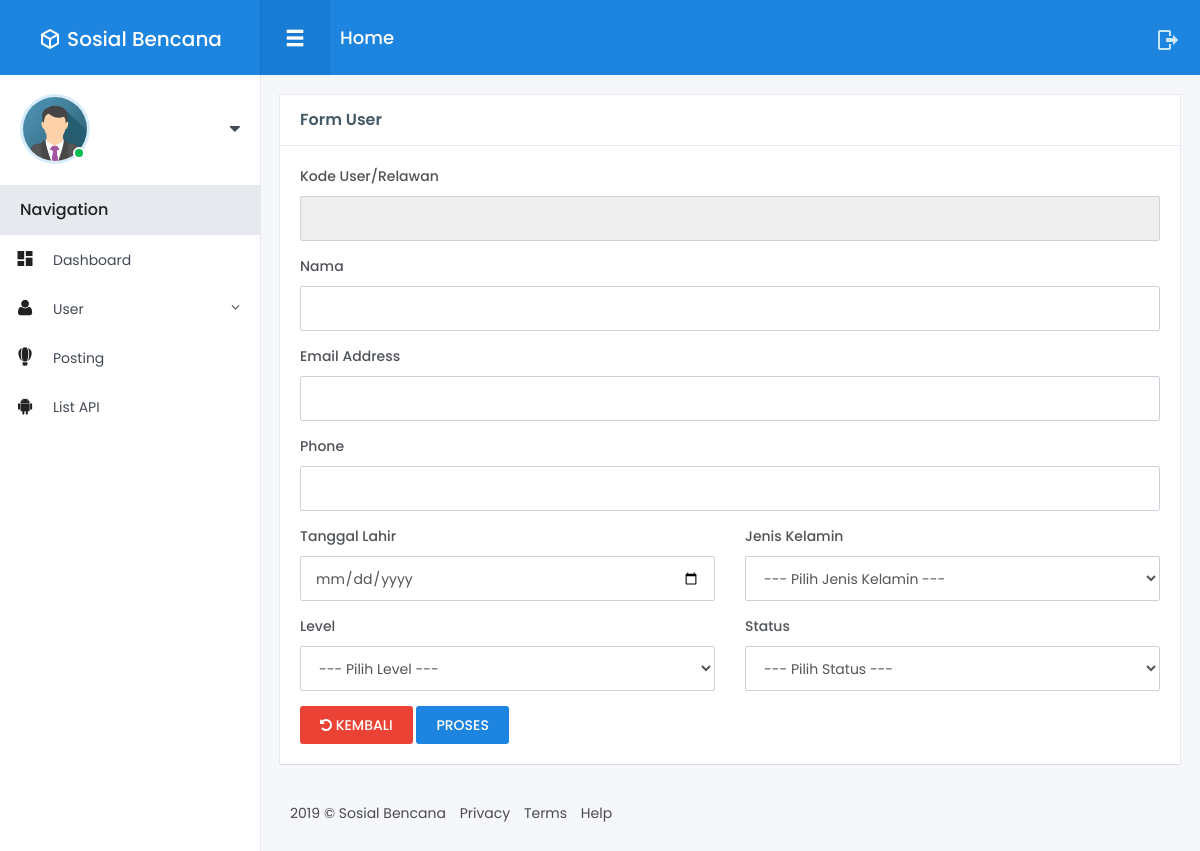
The page /user/edit/111201609356 on the database as committed earlier.
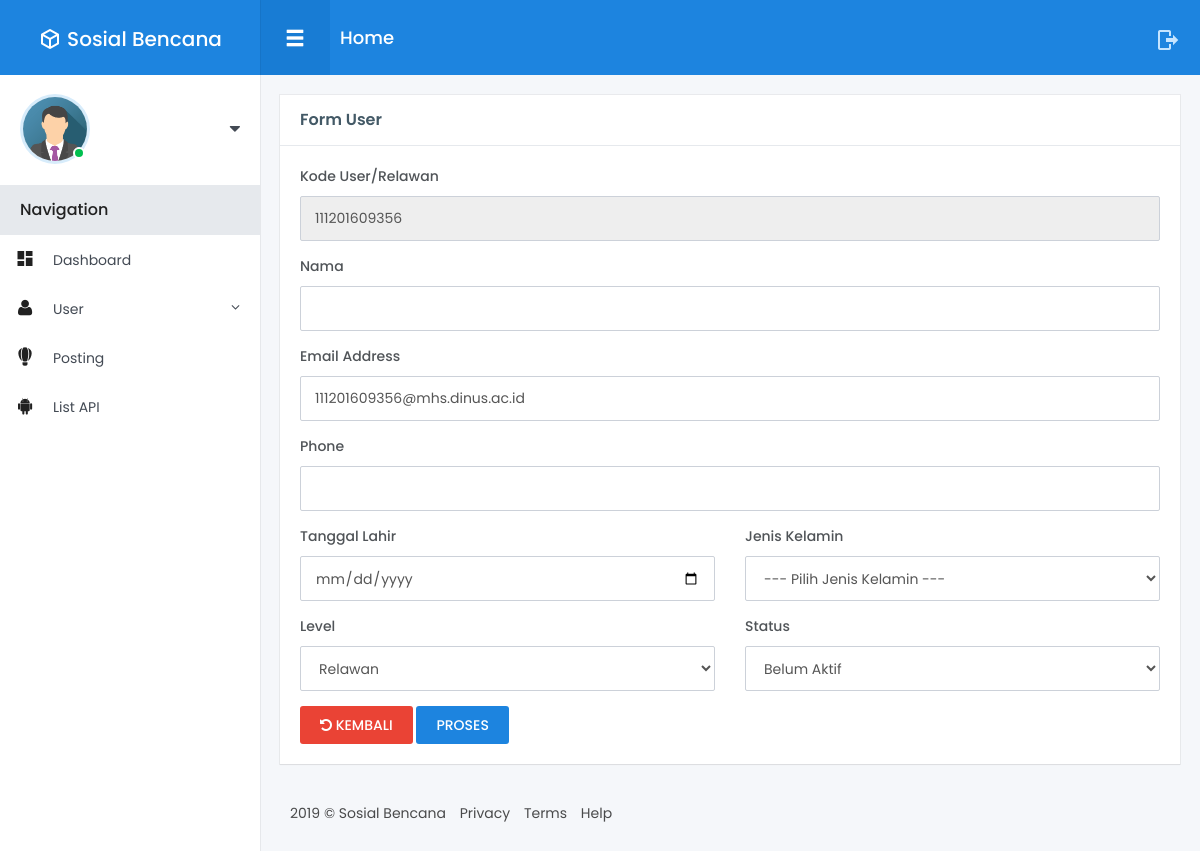
The same page on the database as committed later.
### tables this page shows
CREATE TABLE `user` (
  `id_user` int(11) NOT NULL,
  `user_kode` varchar(100) NOT NULL,
  `id_level` int(11) NOT NULL,
  `id_status` int(11) DEFAULT NULL,
  `nama` varchar(255) DEFAULT NULL,
  `email` varchar(255) NOT NULL,
  `password` varchar(100) DEFAULT NULL,
  `tgl_lahir` date DEFAULT NULL,
  `j_kel` enum('Laki Laki','Perempuan','','') DEFAULT NULL,
  `phone` varchar(13) DEFAULT NULL,
  `avatar` varchar(255) DEFAULT NULL,
  `token` varchar(256) NOT NULL,
  `verifikasi` timestamp NULL DEFAULT NULL,
  `tanggal` timestamp NULL DEFAULT NULL
);

### application/controllers/User.php (called while the page is built, shortened)
<?php
class User extends CI_Controller {
	public function __construct()
	{
        $this->load->model('User_model');
        $this->load->model('Level_model');
        $this->load->model('Status_model');
    }
    public function edit($kode)
    {
        $user       = $this->User_model->detailUser($kode)->row_array();
        $level      = $this->Level_model->getLevel()->result_array();
        $status     = $this->Status_model->getStatus()->result_array();
        $data = array(
            'user'      => $user,
            'level'     => $level,
            'status'    => $status,
        );
        $this->load->view('Admin/User/edit', $data);
    }
}

### index.php (called while the page is built, shortened)
<?php
require_once BASEPATH.'core/CodeIgniter.php';

### application/models/User_model.php (called while the page is built, shortened)
<?php
class User_model extends CI_Model {
    public function detaiLUser($where)
    {
        $this->db->where('user_kode', $where);
        return $this->db->get('user');
    }
}

### application/models/Level_model.php (called while the page is built, shortened)
<?php
class Level_model extends CI_Model {
    public function getLevel()
    {
        return $this->db->get('level');
    }
}

### application/models/Status_model.php (called while the page is built, shortened)
<?php
class Status_model extends CI_Model {
    public function getStatus()
    {
        return $this->db->get('status');
    }
}

### application/views/Admin/User/edit.php (the view, shortened to what this page needs)
<!DOCTYPE html>
<html lang="en">
<head>
</head>
<body>
<div class="main-menu">
	<header class="header">
    </header>
	<div class="content">
	</div>
</div>
<div class="fixed-navbar">
</div>
<div id="wrapper">
	<div class="main-content">
		<div class="row small-spacing">
            <div class="col-lg-12">
				<div class="box-content card white">
                    <h4 class="box-title">Form User</h4>
					<div class="card-content">
						<?php echo form_open('user/p_edit', array('autocomplete' => 'off')); ?>
							<div class="form-group">
								<label>Kode User/Relawan</label>
								<input type="text" class="form-control" name="user_kode" id="user_kode" value="<?php echo set_value('user_kode', $user['user_kode']); ?>" readonly>
							</div>
							<div class="form-group">
								<label>Nama</label>
								<input type="text" class="form-control" name="nama" id="nama" value="<?php echo set_value('nama', $user['nama']); ?>">
							</div>
							<div class="form-group">
								<label>Email Address</label>
								<input type="email" class="form-control" name="email" id="email" value="<?php echo set_value('email', $user['email']); ?>">
							</div>
							<div class="form-group">
								<label>Phone</label>
								<input type="number" class="form-control" name="phone" id="phone" value="<?php echo set_value('phone', $user['phone']); ?>">
							</div>
							<div class="row">
								<div class="col-lg-6">
									<div class="form-group">
										<label>Tanggal Lahir</label>
										<input type="date" class="form-control" name="tgl_lahir" id="tgl_lahir" value="<?php echo set_value('tgl_lahir', $user['tgl_lahir']); ?>">
									</div>
								</div>
								<div class="col-lg-6">
									<div class="form-group">
										<label>Jenis Kelamin</label>
										<select class="form-control" name="j_kel" id="j_kel" value="<?php echo set_value('j_kel', $user['j_kel']); ?>">
											<option value="">--- Pilih Jenis Kelamin ---</option>
										</select>
									</div>
								</div>
							</div>
							<div class="row">
								<div class="col-lg-6">
									<div class="form-group">
										<label>Level</label>
										<select name="level" id="level" class="form-control">
											<option value="">--- Pilih Level ---</option>
											<?php
											foreach($level as $level)
											{
												echo '<option value="'.$level['kode_level'].'"'.set_select('level', $user['id_level'], ($level['kode_level'] == $user['id_level'])).'>'.$level['level'].'</option>';
											}
											?>
										</select>
									</div>
								</div>
								<div class="col-lg-6">
									<div class="form-group">
										<label>Status</label>
										<select name="status" id="status" class="form-control">
											<option value="">--- Pilih Status ---</option>
											<?php
											foreach($status as $status)
											{
												echo '<option value="'.$status['kode_status'].'"'.set_select('status', $user['id_status'], ($status['kode_status'] == $user['id_status'])).'>'.$status['nama_status'].'</option>';
											}
											?>
										</select>
									</div>
								</div>
							</div>
                            <a href="<?php echo base_url('user'); ?>" class="btn btn-danger btn-sm"><i class="fa fa-rotate-left"></i> KEMBALI</a>
							<button type="submit" class="btn btn-primary btn-sm waves-effect waves-light">PROSES</button>
						<?php echo form_close(); ?>
					</div>
				</div>
            </div>
		</div>
		<footer class="footer">
		</footer>
	</div>
</body>
</html>

Rows that differ between the two databases and show on the page:
added user: user_kode "111201609356", email "111201609356@mhs.dinus.ac.id"
Other text that changed with them:
form field level: "--- Pilih Level ---" → "Relawan"
form field status: "--- Pilih Status ---" → "Belum Aktif"
form field j_kel: "--- Pilih Jenis Kelamin ---" → (not shown)
